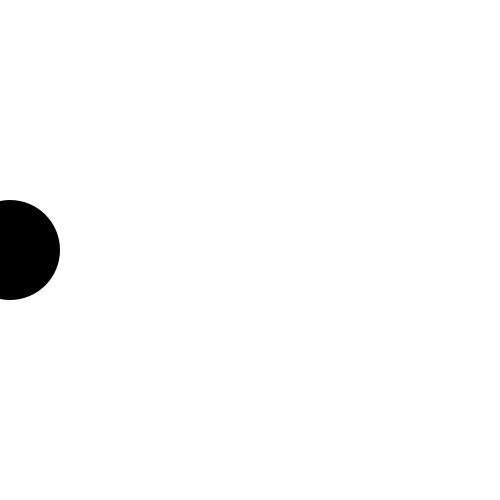
Frame 1 (no input)
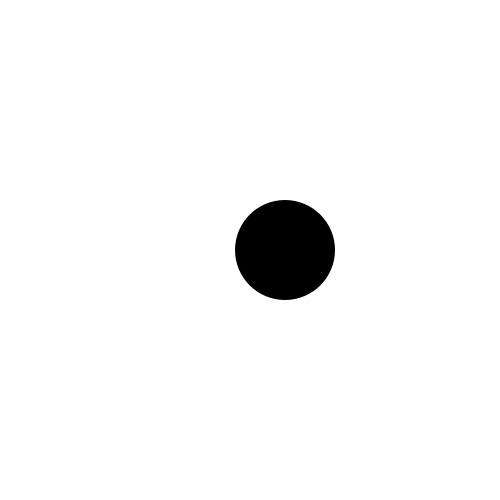
Frame 60 (the mouse pressed at the canvas centre just before this capture)
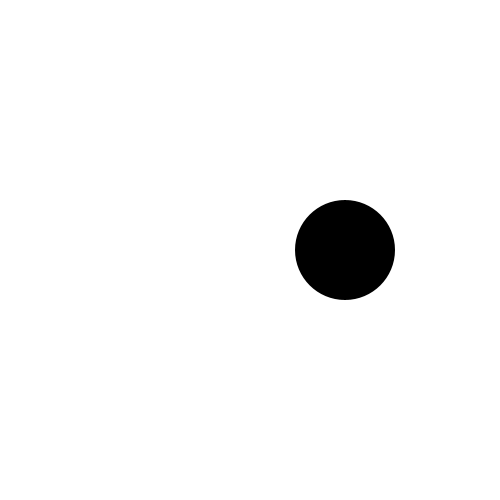
Frame 120 (the mouse held since frame 60 and released just before this capture)

The Processing sketch that drew these frames (run headless with seeded random() and noise(); from frame 60 on, the mouse is pressed at the canvas centre):

// Processing sketch: processing_61900
// ── processing_61900.pde

float x;

public void setup() {
  size(500, 500);
  smooth();
  noStroke();
}

public void draw() {
  // 1, 2, 3번 모두 같은 말이다.
  // // 1번.
  // if (x < height / 2) {
  // x += 10;
  // } else if (x > height) {
  // x = 0;
  // } else {
  // x += 1;
  // }
  // // 2번.
  // if (x >= height / 2 && x <= height) {
  // x += 1;
  // } else if (x > height) {
  // x = 0;
  // } else {
  // x += 10;
  // }
  // 3번.
  if (x < height / 2 || x > height) {
    if (x < height / 2) {
      x += 10;
    } 
    else {
      x = 0;
    }
  } 
  else {
    x += 1;
  }
  fill(255, 255);
  rect(0, 0, width, height);
  fill(0);
  ellipse(x, height / 2, 100, 100);
}
